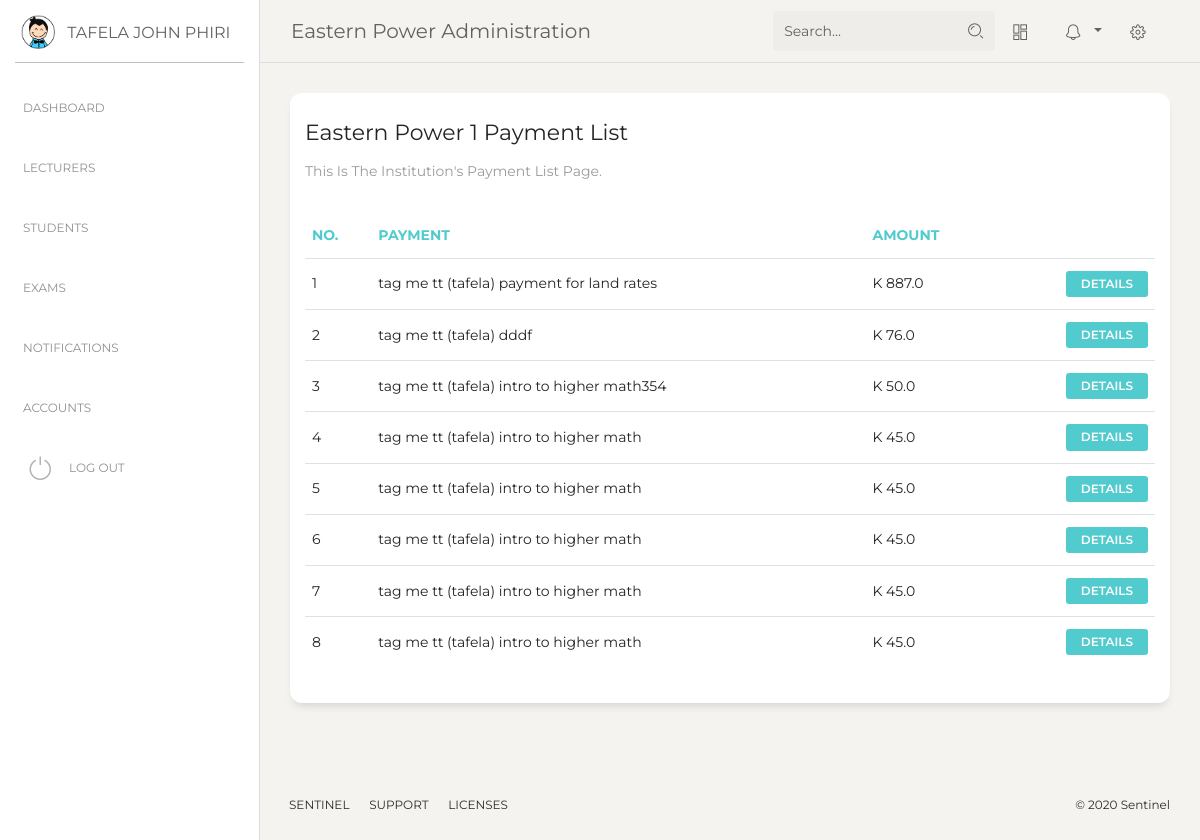
The page /administrator/accounts/payments/ (signed in) on the database its author committed.
### headway/models.py (models this page shows, shortened)
class User(AbstractUser):
    username_validator = UnicodeUsernameValidator()
    username = models.CharField(
        _('username'),
        max_length=150,
        unique=True,
        help_text=_('Enter a Student ID for student Accounts or Email for lecturer Accounts.'),
        validators=[username_validator],
        error_messages={
            'unique': _("A user with that username already exists."),
        },
    )
    email = models.EmailField(_('email address'), blank=True, unique=True)
    middle_name = models.CharField(max_length=50, blank=True, null=True)
    is_student = models.BooleanField(default=True)
    is_lecturer = models.BooleanField(default=False)
    is_admin = models.BooleanField(default=False)
    institution = models.ForeignKey(Institution, on_delete=models.CASCADE, null=True)
    USERNAME_FIELD = 'username'
    REQUIRED_FIELDS = ['email']
    def get_full_name(self):
        if self.middle_name:
            full_name = '%s %s %s' % (self.first_name, self.middle_name, self.last_name)
        else:
            full_name = '%s %s' % (self.first_name, self.last_name)
        return full_name
    def __str__(self):
        return self.get_full_name()

class Institution(models.Model):
    name = models.CharField(max_length=100, help_text='Enter Institution Name')
    active_subscription = models.BooleanField(default=True)
    subscription_type = models.CharField(max_length=1)  # add choices
    subscription_start = models.DateField(auto_created=True, auto_now_add=True)
    subscription_end = models.DateField()
    short_name = models.CharField(max_length=10, default='INSTITUTE', help_text='Enter A Short Abbreviation Of'
                                                                                'Your Institutes Name '
                                                                                '(10 Characters Max.)')
    def __str__(self):
        return self.name + ' ' + str(self.subscription_type)

class PersonalDetails(models.Model):
    province = models.CharField(max_length=100, blank=True, null=True)
    district = models.CharField(max_length=100, blank=True, null=True)
    town = models.CharField(max_length=100, blank=True, null=True)
    home_address = models.CharField(max_length=100, blank=True, null=True)
    phone = models.CharField(max_length=15, blank=True, null=True)
    birthday = models.DateField(verbose_name='Date of Birth', blank=True, null=True)
    marital_status = models.CharField(max_length=1, choices=MARRIED, blank=True, null=True)
    nrc_number = models.CharField(max_length=15, blank=True, null=True)
    class Meta:
        abstract = True

class Student(PersonalDetails):
    user = models.OneToOneField(User, on_delete=models.CASCADE)
    picture = models.ImageField(null=True, blank=True, default='no-img.png')
    program = models.ForeignKey(Program, on_delete=models.SET_NULL, null=True)
    guardian = models.OneToOneField(Guardian, on_delete=models.SET_NULL, null=True, blank=True)
    courses = models.ManyToManyField(Course, related_name='courses', blank=True, through=CourseRegister)
    year = models.IntegerField(choices=YEARS, default=1)
    semester = models.IntegerField(choices=SEMESTER, default=1)
    exams = models.ManyToManyField('Exam', related_name='students', through='ExamRegister')
    is_active = models.BooleanField(default=True) # for pursose of students that left the school but can still login
    def __str__(self):
        return str(self.user) + '  (' + str(self.user.username) + ')'

### administrator/models.py (models this page shows, shortened)
class Payments(models.Model):
    institution = models.ForeignKey(Institution, on_delete=models.CASCADE)
    student = models.ForeignKey(Student, on_delete=models.CASCADE)
    paid_to = models.ForeignKey(User, on_delete=models.CASCADE)
    amount = models.FloatField()
    description = models.CharField(max_length=200)
    receipt_no = models.CharField(max_length=120)
    date = models.DateTimeField(auto_created=True, auto_now=True)
    def __str__(self):
        return str(self.student) + ' ' + str(self.description)

### administrator/views.py (the view)
# urls.py: path('accounts/payments/', views.PaymentList.as_view(), name='payment_list'),
class PaymentList(ListView):
    template_name = 'administrator/payment_list.html'
    context_object_name = 'payments'
    ordering = 20
    def get_queryset(self):
        query = Payments.objects.filter(Q(paid_to__institution=self.request.user.institution)).order_by('-date')
        return query

### templates/administrator/payment_list.html (shortened to what this page needs)
{% extends 'administrator/base.html' %}
{% block content %}
    <div class="row">
          <div class="col-md-12">
            <div class="card ">
              <div class="card-header ">
                <h5 class="card-title">{{ request.user.institution|capfirst }} Payment List</h5>
                <p class="card-category">This Is The Institution's Payment List Page.</p>
              </div>
              <div class="card-body ">
                    {% if request.user.is_admin %}
                        <div class="table-responsive">
                          <table class="table">
                            <thead class=" text-primary">
                              <th> No. </th>
                              <th> Payment</th>
                              <th> Amount </th>
                              <th class="text-right"></th>
                            </thead>
                            <tbody>
                            {% for payment in payments %}
                              <tr>
                                <td>
                                  {{ forloop.counter }}
                                </td>
                                <td>
                                  {{ payment }}
                                </td>
                                <td>
                                  K {{ payment.amount}}
                                </td>
                                <td class="text-right">
                                <a href="{% url 'administrator:payment_details' pk=payment.pk %}" class="btn btn-primary btn-sm">
                                    Details
                                </a>
                                </td>
                              </tr>
                            {% endfor %}
                            </tbody>
                          </table>
                        </div>
                            {% endif %}
              </div>
            </div>
          </div>
        </div>
{% endblock content %}

### templates/administrator/base.html (shortened to what this page needs)
{% load static %}
<!DOCTYPE html>
<html lang="en">
<head>
  <link href="https://maxcdn.bootstrapcdn.com/font-awesome/latest/css/font-awesome.min.css" rel="stylesheet">
  <link href="{% static 'assets/css/bootstrap.min.css' %}" rel="stylesheet" />
  <link href="{% static 'assets/css/paper-dashboard.css' %}" rel="stylesheet" />
</head>
<body class="">
  <div class="wrapper ">
    <div class="sidebar" data-color="white" data-active-color="danger">
      <div class="logo">
        <a href="#" class="simple-text logo-mini">
          <div class="logo-image-small">
            <img src="{% static 'assets/img/logo-small.png' %}">
          </div>
        </a>
        <a href="#" class="simple-text logo-normal">
          {{ request.user}}
        </a>
      </div>
    <!-- loading urls for purpose of showing active tubs
    {% url 'administrator:dash' as dash_dir %} {% url 'administrator:lecturers' as lecturers_dir %}
        {% url 'administrator:students' as students_dir %} {% url 'administrator:exams' as exams_dir %}
    {% url 'administrator:notifications' as notifications_dir %} {% url 'administrator:accounts' as accounts_dir %}-->
      <div class="sidebar-wrapper">
        <ul class="nav">
          <li{% if request.path == dash_dir %} class="active" {% endif%} >
                  <a href="{% url 'administrator:dash' %}">
              <p>Dashboard</p>
            </a>
          </li>
          <li {% if request.path == lecturers_dir %} class="active"{% endif %}>
            <a href="{% url 'administrator:lecturers' %}">
              <p>Lecturers</p>
            </a>
          </li>
          <li {% if request.path == students_dir %} class="active"{% endif %}>
            <a href="{% url 'administrator:students' %}">
              <p>Students</p>
            </a>
          </li>
          <li {% if request.path == exams_dir %} class="active"{% endif %}>
            <a href="{% url 'administrator:exams' %}">
              <p>Exams</p>
            </a>
          </li>
          <li {% if request.path == notifications_dir %}class="active"{% endif %}>
            <a href="{% url 'administrator:notifications' %}">
              <p>Notifications</p>
            </a>
          </li>
        <li {% if request.path == accounts_dir %}class="active"{% endif %}>
            <a href="{% url 'administrator:accounts' %}">
              <p>Accounts</p>
            </a>
          </li>
          <li class="active-pro">
            <a href="{% url 'logout' %}">
              <i class="nc-icon nc-button-power"></i>
              <p>Log Out</p>
            </a>
          </li>
        </ul>
      </div>
    </div>
    <div class="main-panel">
      <nav class="navbar navbar-expand-lg navbar-absolute fixed-top navbar-transparent">
        <div class="container-fluid">
          <div class="navbar-wrapper">
            <a class="navbar-brand" href="{% url 'administrator:institution_details' pk=request.user.institution.pk%}">
                {{ request.user.institution.name }} Administration</a>
          </div>
          <div class="collapse navbar-collapse justify-content-end" id="navigation">
            <form method="get" action="{% url 'headway:search' %}">
              <div class="input-group no-border">
                <input type="text" value="{{ request.GET.q }}" class="form-control" placeholder="Search..." name="q">
                <div class="input-group-append">
                  <div class="input-group-text">
                    <i class="nc-icon nc-zoom-split"></i>
                  </div>
                </div>
              </div>
            </form>
            <ul class="navbar-nav">
              <li class="nav-item">
                <a class="nav-link btn-magnify" href="#">
                  <i class="nc-icon nc-layout-11"></i>
                </a>
              </li>
              <li class="nav-item btn-rotate dropdown">
                <a class="nav-link dropdown-toggle" href="http://example.com" id="navbarDropdownMenuLink" data-toggle="dropdown" aria-haspopup="true" aria-expanded="false">
                  <i class="nc-icon nc-bell-55"></i>
                </a>
              </li>
              <li class="nav-item">
                <a class="nav-link btn-rotate" href="#">
                  <i class="nc-icon nc-settings-gear-65"></i>
                </a>
              </li>
            </ul>
          </div>
        </div>
      </nav>
      <div class="content">
          {% block content %}
          {% endblock %}
      </div>
      <footer class="footer footer-black  footer-white ">
        <div class="container-fluid">
          <div class="row">
            <nav class="footer-nav">
              <ul>
                <li>
                  <a href="#" target="_blank">Sentinel</a>
                </li>
                <li>
                  <a href="#" target="_blank">Support</a>
                </li>
                <li>
                  <a href="#" target="_blank">Licenses</a>
                </li>
              </ul>
            </nav>
            <div class="credits ml-auto">
              <span class="copyright">
                ©
                 Sentinel
              </span>
            </div>
          </div>
        </div>
      </footer>
    </div>
  </div>
</body>
</html>

### rows shown on the page
User: user "TAFELA JOHN PHIRI", user.institution.name "Eastern Power", user.institution "Eastern Power 1"
Payments: student+description "tag me tt (tafela) payment for land rates", amount "887.0"
Payments: student+description "tag me tt (tafela) dddf", amount "76.0"
Payments: student+description "tag me tt (tafela) intro to higher math354", amount "50.0"
Payments: student+description "tag me tt (tafela) intro to higher math", amount "45.0"
Payments: student+description "tag me tt (tafela) intro to higher math", amount "45.0"
Payments: student+description "tag me tt (tafela) intro to higher math", amount "45.0"
Payments: student+description "tag me tt (tafela) intro to higher math", amount "45.0"
Payments: student+description "tag me tt (tafela) intro to higher math", amount "45.0"
